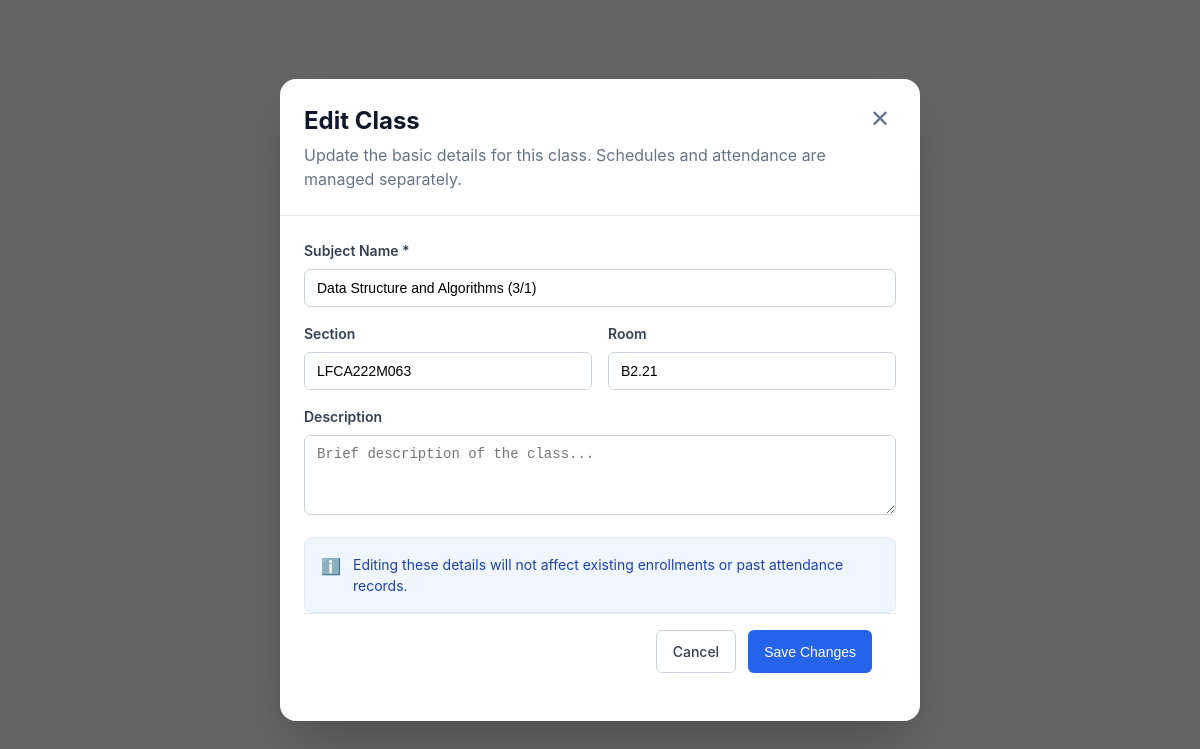
Page /professor/class/6/edit/ (signed in) on the committed database.
### professor/models.py (models this page shows, shortened)
class Class(models.Model):
    professor = models.ForeignKey(User, on_delete=models.CASCADE, related_name='classes')
    subject = models.CharField(max_length=200)
    section = models.CharField(max_length=50, blank=True, null=True)
    room = models.CharField(max_length=100, blank=True, null=True)
    description = models.TextField(blank=True, null=True, max_length=500)
    class_code = models.CharField(max_length=6, unique=True, blank=True, null=True, editable=False)
    created_at = models.DateTimeField(auto_now_add=True)
    updated_at = models.DateTimeField(auto_now=True)
    class Meta:
        verbose_name_plural = "Classes"
        ordering = ['-created_at']

### professor/views.py (the view)
# urls.py: path('class/<int:class_id>/edit/', views.edit_class, name='edit_class'),
@login_required
def edit_class(request, class_id):
    class_obj = get_object_or_404(Class, id=class_id, professor=request.user)
    if request.method == 'POST':
        form = ClassForm(request.POST, instance=class_obj)
        if form.is_valid():
            form.save()
            messages.success(request, f'Class "{class_obj.subject}" updated successfully!')
            return redirect('professor:dashboard')
    else:
        form = ClassForm(instance=class_obj)
    return render(request, 'professor/edit_class_modal.html', {'form': form, 'class_obj': class_obj})

### professor/forms.py
class ClassForm(forms.ModelForm):
    class Meta:
        model = Class
        fields = ['subject', 'section', 'room', 'description']
        widgets = {
            'subject': forms.TextInput(attrs={
                'class': 'form-input',
                'placeholder': 'e.g., Introduction to Computer Science'
            }),
            'section': forms.TextInput(attrs={
                'class': 'form-input',
                'placeholder': 'e.g., A, B, 101'
            }),
            'room': forms.TextInput(attrs={
                'class': 'form-input',
                'placeholder': 'e.g., Room 301'
            }),
            'description': forms.Textarea(attrs={
                'class': 'form-textarea',
                'rows': 3,
                'placeholder': 'Brief description of the class...'
            })
        }
    def __init__(self, *args, **kwargs):
        super().__init__(*args, **kwargs)
        self.fields['subject'].required = True
        self.fields['section'].required = False
        self.fields['room'].required = False
        self.fields['description'].required = False

### professor/templates/professor/edit_class_modal.html (shortened to what this page needs)
{% extends "professor/base.html" %}
{% load static %}
{% block content %}
<div class="modal-overlay" id="modal-overlay" data-dashboard-url="{% url 'professor:dashboard' %}">
    <div class="modal-dialog" onclick="event.stopPropagation();">
        <div class="modal-header">
            <h2>Edit Class</h2>
            <p class="text-muted" style="margin-top: 4px;">Update the basic details for this class. Schedules and attendance are managed separately.</p>
            <button class="close-button" id="close-modal" type="button">✕</button>
        </div>
        <form method="post" class="modal-body">
            <div class="form-group">
                <label>Subject Name *</label>
                {{ form.subject }}
            </div>
            <div class="form-row">
                <div class="form-group">
                    <label>Section</label>
                    {{ form.section }}
                </div>
                <div class="form-group">
                    <label>Room</label>
                    {{ form.room }}
                </div>
            </div>
            <div class="form-group">
                <label>Description</label>
                {{ form.description }}
            </div>
            <div class="info-box">
                <span>ℹ️</span>
                <p>Editing these details will not affect existing enrollments or past attendance records.</p>
            </div>
            <div class="modal-footer">
                <a href="{% url 'professor:dashboard' %}" class="btn btn-outline">Cancel</a>
                <button type="submit" class="btn btn-primary">Save Changes</button>
            </div>
        </form>
    </div>
</div>
{% endblock %}

### professor/static/professor/css/dashboard.css (style rules this page uses)
* { margin: 0; padding: 0; box-sizing: border-box; }
body { font-family: -apple-system, BlinkMacSystemFont, "Segoe UI", Roboto, "Helvetica Neue", Arial, sans-serif; font-size: 16px; line-height: 1.5; color: #0f172a; background-color: #f8fafc; }
h2 { font-size: 24px; font-weight: 700; color: #0f172a; }
.text-muted { color: #64748b; }
.btn { display: inline-flex; align-items: center; justify-content: center; padding: 10px 16px; font-size: 14px; font-weight: 500; border-radius: 6px; border: none; cursor: pointer; transition: all 0.2s; text-decoration: none; }
.btn-primary { background-color: #2563eb; color: white; box-shadow: 0 1px 2px 0 rgb(0 0 0 / 0.05); }
.btn-outline { background-color: white; border: 1px solid #cbd5e1; color: #334155; }
.form-group { margin-bottom: 16px; }
label { display: block; margin-bottom: 8px; font-size: 14px; font-weight: 600; color: #334155; }
.form-input, .form-select, .form-textarea { width: 100%; padding: 10px 12px; font-size: 14px; border: 1px solid #cbd5e1; border-radius: 6px; background-color: white; transition: border-color 0.2s; }
.form-textarea { resize: vertical; min-height: 80px; }
.form-row { display: grid; grid-template-columns: repeat(2, 1fr); gap: 16px; }
.modal-overlay { position: fixed; inset: 0; background-color: rgba(0, 0, 0, 0.6); backdrop-filter: blur(4px); display: flex; align-items: center; justify-content: center; z-index: 50; padding: 16px; }
.modal-dialog { background-color: white; border-radius: 16px; box-shadow: 0 25px 50px -12px rgb(0 0 0 / 0.25); max-width: 640px; width: 100%; max-height: 90vh; overflow-y: auto; }
.modal-header { padding: 24px; border-bottom: 1px solid #e2e8f0; position: relative; }
.modal-body { padding: 24px; }
.modal-footer { padding: 24px; padding-top: 16px; border-top: 1px solid #e2e8f0; display: flex; justify-content: flex-end; gap: 12px; }
.close-button { position: absolute; top: 24px; right: 24px; background: none; border: none; font-size: 24px; cursor: pointer; color: #64748b; width: 32px; height: 32px; display: flex; align-items: center; justify-content: center; border-radius: 6px; }
.info-box { background-color: #eff6ff; border: 1px solid #dbeafe; padding: 16px; border-radius: 8px; display: flex; gap: 12px; align-items: flex-start; }
.info-box p { color: #1e40af; font-size: 14px; margin: 0; }

### rows in the picture
Class: subject "Data Structure and Algorithms (3/1)", section "LFCA222M063", room "B2.21"
